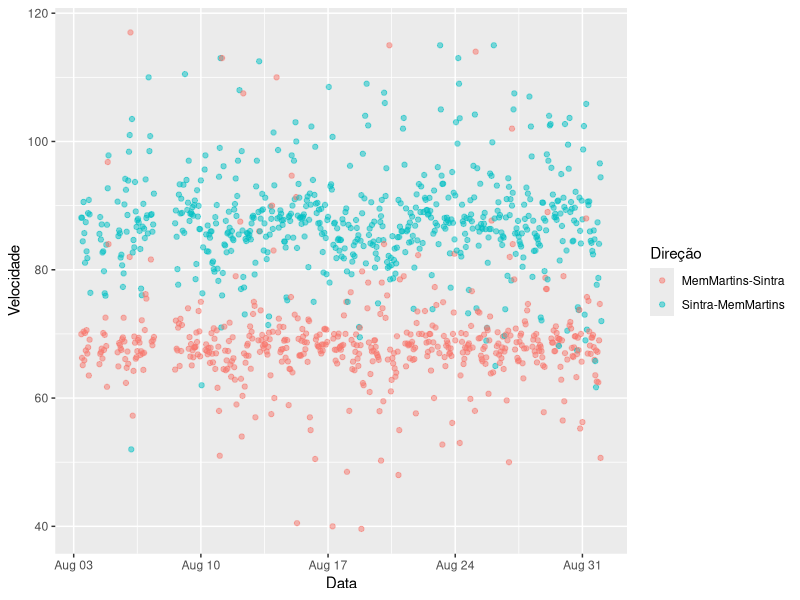

This figure's R source:
## ---- chunk 1
knitr::opts_chunk$set(echo = TRUE, include = FALSE, message = FALSE)
## ---- chunk 2

library(lubridate)
library(dplyr)
library(ggplot2)
 
myData <- read.csv("cleanData.csv", 
                       colClasses = c("factor", "POSIXct", "factor", "numeric"))

myData <- as_tibble(myData)[,-1]

## ---- chunk 3

str(myData)

summary(myData)

## ---- chunk 4

gp <- ggplot(data = myData, 
             mapping = aes(x = Data, y = Velocidade, color = Direção)) + 
        geom_point(alpha = 1/2)

gp

